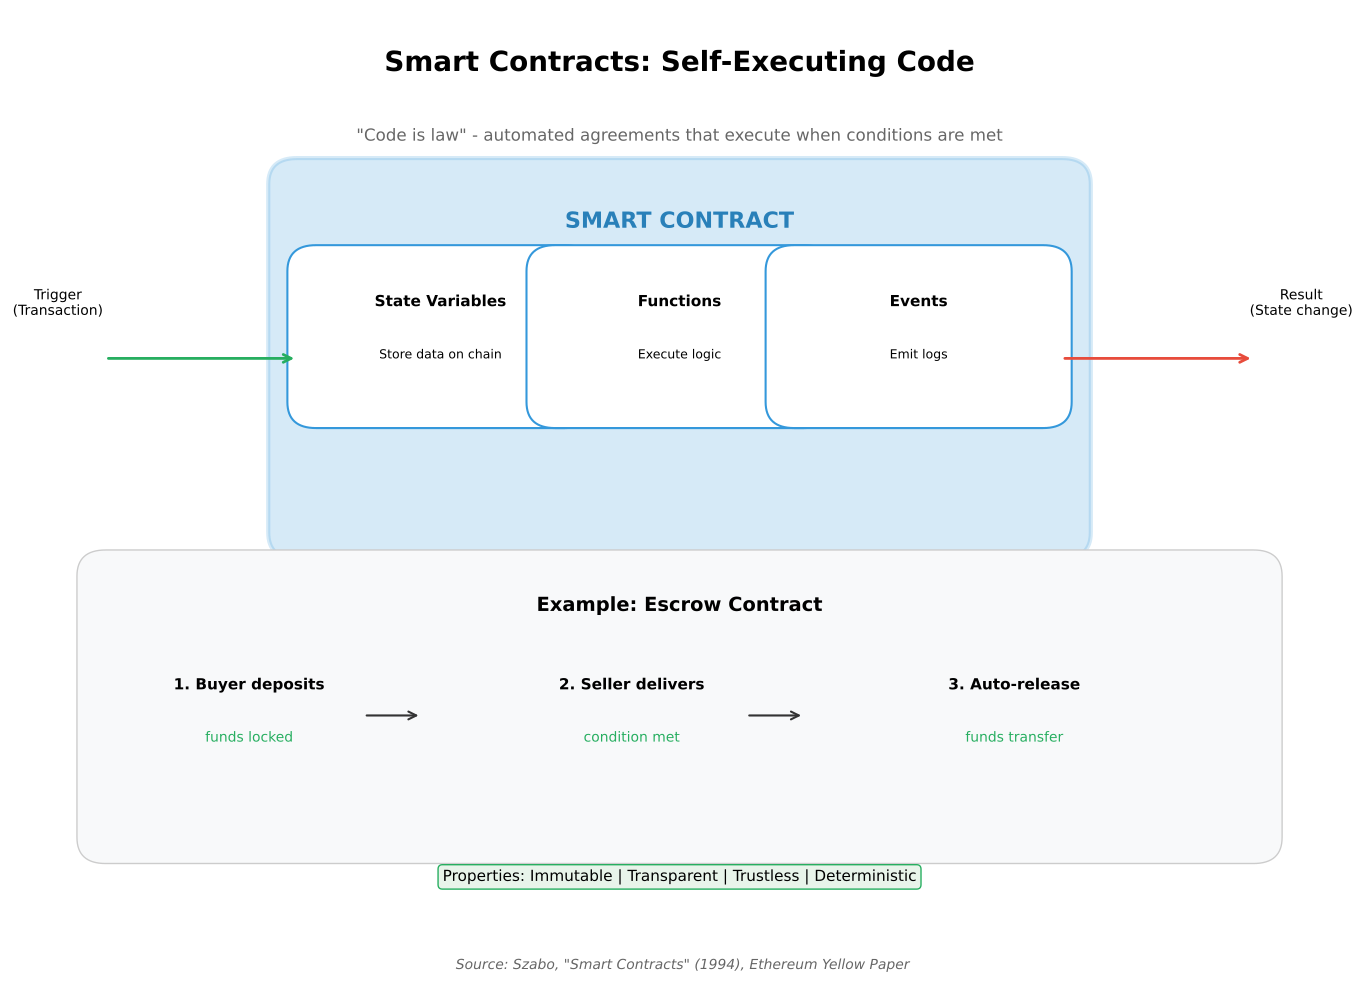

The script that saved this image:
"""
Smart Contract Concept
Explains what smart contracts are

Output: smart_contract_concept.pdf
Module: module_02_blockchain
Lesson: 19 - Ethereum Smart Contracts
"""

from pathlib import Path
import matplotlib.pyplot as plt
import matplotlib.patches as mpatches

CHART_METADATA = {
    'title': 'Smart Contract Concept',
    'module': 'module_02_blockchain',
    'lesson': 19,
    'url': 'https://github.com/Digital-AI-Finance/digital-finance/tree/main/module_02_blockchain/figures/smart_contract_concept'
}

plt.rcParams.update({'font.size': 14, 'axes.labelsize': 14})

def create_chart():
    fig, ax = plt.subplots(figsize=(14, 10))
    ax.set_xlim(0, 14)
    ax.set_ylim(0, 11)
    ax.axis('off')

    ax.text(7, 10.3, 'Smart Contracts: Self-Executing Code', fontsize=20, fontweight='bold', ha='center')
    ax.text(7, 9.5, '"Code is law" - automated agreements that execute when conditions are met', fontsize=12, ha='center', color='#666')

    # Contract structure
    contract_box = mpatches.FancyBboxPatch((3, 5), 8, 4, boxstyle='round', facecolor='#3498DB', alpha=0.2, edgecolor='#3498DB', lw=3)
    ax.add_patch(contract_box)
    ax.text(7, 8.5, 'SMART CONTRACT', ha='center', fontsize=16, fontweight='bold', color='#2980B9')

    # Components
    components = [
        ('State Variables', 'Store data on chain', 4.5),
        ('Functions', 'Execute logic', 7),
        ('Events', 'Emit logs', 9.5),
    ]
    for name, desc, x in components:
        comp_box = mpatches.FancyBboxPatch((x-1.3, 6.5), 2.6, 1.5, boxstyle='round', facecolor='white', edgecolor='#3498DB', lw=1.5)
        ax.add_patch(comp_box)
        ax.text(x, 7.6, name, ha='center', fontsize=11, fontweight='bold')
        ax.text(x, 7.0, desc, ha='center', fontsize=9)

    # Input/Output
    ax.annotate('', xy=(3, 7), xytext=(1, 7), arrowprops=dict(arrowstyle='->', lw=2, color='#27AE60'))
    ax.text(0.5, 7.5, 'Trigger\n(Transaction)', fontsize=10, ha='center')

    ax.annotate('', xy=(13, 7), xytext=(11, 7), arrowprops=dict(arrowstyle='->', lw=2, color='#E74C3C'))
    ax.text(13.5, 7.5, 'Result\n(State change)', fontsize=10, ha='center')

    # Example
    example_box = mpatches.FancyBboxPatch((1, 1.5), 12, 3, boxstyle='round', facecolor='#F8F9FA', edgecolor='#CCC', lw=1)
    ax.add_patch(example_box)
    ax.text(7, 4.1, 'Example: Escrow Contract', ha='center', fontsize=14, fontweight='bold')

    steps = [
        ('1. Buyer deposits', 'funds locked'),
        ('2. Seller delivers', 'condition met'),
        ('3. Auto-release', 'funds transfer'),
    ]
    for i, (step, result) in enumerate(steps):
        x = 2.5 + i * 4
        ax.text(x, 3.2, step, ha='center', fontsize=11, fontweight='bold')
        ax.text(x, 2.6, result, ha='center', fontsize=10, color='#27AE60')
        if i < 2:
            ax.annotate('', xy=(x+1.8, 2.9), xytext=(x+1.2, 2.9), arrowprops=dict(arrowstyle='->', lw=1.5, color='#333'))

    # Properties
    ax.text(7, 1.0, 'Properties: Immutable | Transparent | Trustless | Deterministic', ha='center', fontsize=11,
           bbox=dict(boxstyle='round', facecolor='#E8F4EA', edgecolor='#27AE60'))

    fig.text(0.5, 0.02, 'Source: Szabo, "Smart Contracts" (1994), Ethereum Yellow Paper', fontsize=10, ha='center', style='italic', color='#666666')
    plt.tight_layout()

    output_path = Path(__file__).parent / 'smart_contract_concept.pdf'
    plt.savefig(output_path, format='pdf', dpi=300, bbox_inches='tight')
    plt.close()
    print(f"Chart saved to: {output_path}")
    return output_path

if __name__ == '__main__':
    create_chart()
